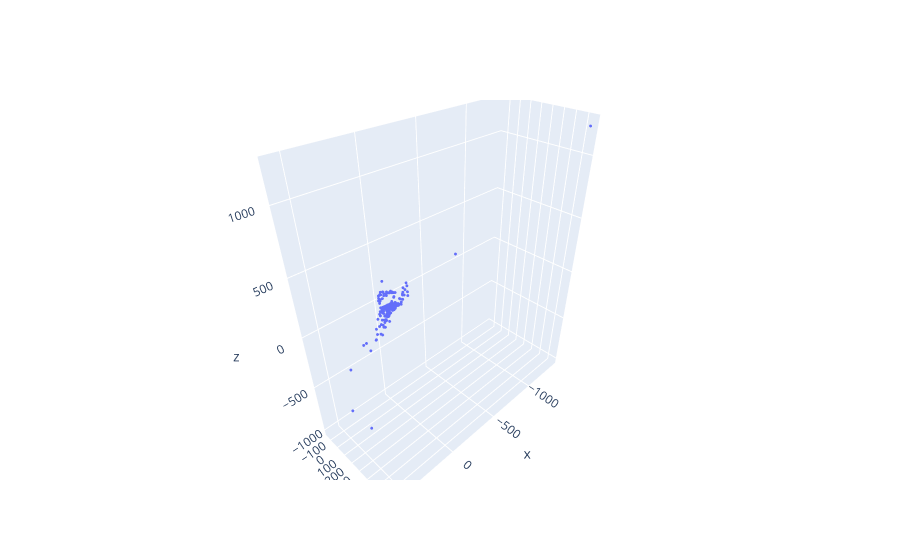

The code cell stored with this chart in its notebook:
### Code cell
world_points = vo.get_map()['points']
print('Number of world points: ', len(world_points))

x_coords = [point[0] for point in world_points]
y_coords = [point[1] for point in world_points]
z_coords = [point[2] for point in world_points]

fig = go.Figure()
fig.add_trace(go.Scatter3d(x=x_coords, y=y_coords, z=z_coords, mode='markers', marker=dict(size=1)))

fig.show()

### Figure 1 — Plotly figure (JSON) as saved in the notebook; plotly's stock layout.template omitted (floating-point values rounded to 4 significant figures; data arrays with more than 128 entries replaced by an {"elided": "..."} marker saying what was removed)
{"data": [{"marker": {"size": 1}, "mode": "markers", "type": "scatter3d", "x": {"elided": "490 float values"}, "y": {"elided": "490 float values"}, "z": {"elided": "490 float values"}}], "layout": {}}
